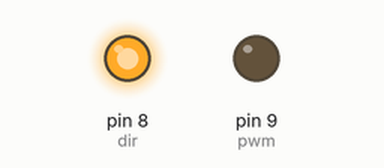
Bench run of a sketch on a simulated Arduino Uno, built with avr-gcc and run on an emulated ATmega328P. Parts: output pins drawn as LEDs (lit = HIGH).

Above: at 0.05 s.
At 9.45 s:
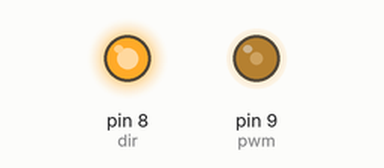
At 19.95 s:
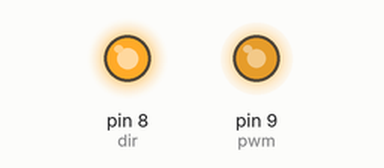
At 39.85 s:
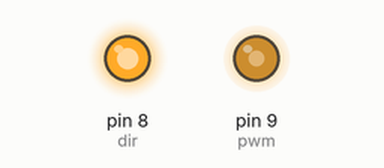
Timing chart, 0 to 40.0 s (numbered marks = the images above):
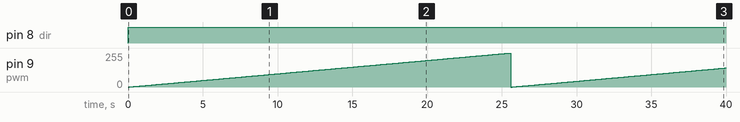

Measured:
- by itself, pin 8 (dir): LOW → HIGH at 0.00 s
- by itself, pin 9 (pwm): 0/255 → 1/255 at 0.10 s, → 2/255 0.10 s later, → 3/255 0.10 s later, → 4/255 0.10 s later, … (399 changes in this stretch)

The sketch:

increament.ino
```cpp
int pwm = 9;  // pwm [pin
int dir =8;   // normal pin

void setup() {
  pinMode(pwm,OUTPUT); //md10c
  pinMode(dir,OUTPUT);  //md100

}

void loop() {
  int pwm_value=0;
  digitalWrite(dir,HIGH);      // clockwise rotation

  for(pwm_value=0;pwm_value<256;pwm_value++){
    analogWrite(pwm,pwm_value);                               //increase PWM in every 0.1 sec
    delay(100);
  }

}
```
